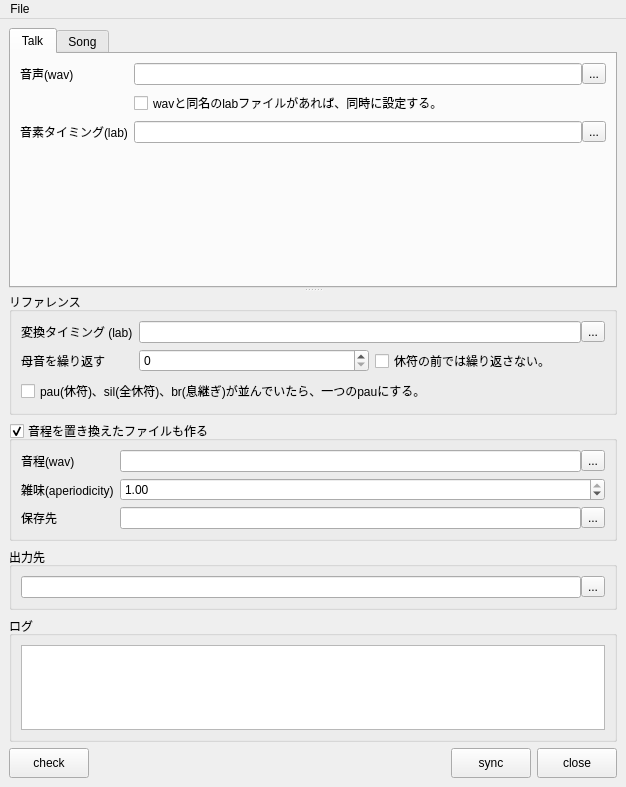
<?xml version="1.0" encoding="UTF-8"?>
<ui version="4.0">
 <class>MainWindow</class>
 <widget class="QMainWindow" name="MainWindow">
  <property name="geometry">
   <rect>
    <x>0</x>
    <y>0</y>
    <width>626</width>
    <height>787</height>
   </rect>
  </property>
  <property name="windowTitle">
   <string>MainWindow</string>
  </property>
  <widget class="QWidget" name="centralwidget">
   <layout class="QVBoxLayout" name="verticalLayout_7">
    <item>
     <widget class="QSplitter" name="splitter">
      <property name="orientation">
       <enum>Qt::Vertical</enum>
      </property>
      <widget class="QTabWidget" name="tabWidget">
       <property name="currentIndex">
        <number>0</number>
       </property>
       <widget class="QWidget" name="tab">
        <attribute name="title">
         <string>Talk</string>
        </attribute>
        <layout class="QFormLayout" name="formLayout">
         <item row="0" column="0">
          <widget class="QLabel" name="label">
           <property name="text">
            <string>音声(wav)</string>
           </property>
          </widget>
         </item>
         <item row="0" column="1">
          <layout class="QHBoxLayout" name="horizontalLayout_5">
           <property name="spacing">
            <number>0</number>
           </property>
           <item>
            <widget class="QLineEdit" name="srcLineEdit"/>
           </item>
           <item>
            <widget class="QToolButton" name="srcToolButton">
             <property name="text">
              <string>...</string>
             </property>
            </widget>
           </item>
          </layout>
         </item>
         <item row="2" column="0">
          <widget class="QLabel" name="label_3">
           <property name="text">
            <string>音素タイミング(lab)</string>
           </property>
          </widget>
         </item>
         <item row="2" column="1">
          <layout class="QHBoxLayout" name="horizontalLayout_4">
           <property name="spacing">
            <number>0</number>
           </property>
           <item>
            <widget class="QLineEdit" name="srcLabLineEdit"/>
           </item>
           <item>
            <widget class="QToolButton" name="srcLabToolButton">
             <property name="text">
              <string>...</string>
             </property>
            </widget>
           </item>
          </layout>
         </item>
         <item row="1" column="1">
          <widget class="QCheckBox" name="useAutoSetCheckBox">
           <property name="text">
            <string>wavと同名のlabファイルがあれば、同時に設定する。</string>
           </property>
          </widget>
         </item>
        </layout>
       </widget>
       <widget class="QWidget" name="tab_2">
        <attribute name="title">
         <string>Song</string>
        </attribute>
        <layout class="QHBoxLayout" name="horizontalLayout_7" stretch="1,2">
         <item>
          <widget class="QGroupBox" name="groupBox">
           <property name="title">
            <string>歌詞</string>
           </property>
           <layout class="QVBoxLayout" name="verticalLayout_3">
            <item>
             <widget class="QTextEdit" name="lyricsTextEdit"/>
            </item>
            <item>
             <layout class="QHBoxLayout" name="horizontalLayout_6">
              <item>
               <spacer name="horizontalSpacer_3">
                <property name="orientation">
                 <enum>Qt::Horizontal</enum>
                </property>
                <property name="sizeHint" stdset="0">
                 <size>
                  <width>40</width>
                  <height>20</height>
                 </size>
                </property>
               </spacer>
              </item>
              <item>
               <widget class="QPushButton" name="readButton">
                <property name="minimumSize">
                 <size>
                  <width>80</width>
                  <height>30</height>
                 </size>
                </property>
                <property name="text">
                 <string>read</string>
                </property>
               </widget>
              </item>
              <item>
               <widget class="QPushButton" name="copyButton">
                <property name="minimumSize">
                 <size>
                  <width>80</width>
                  <height>30</height>
                 </size>
                </property>
                <property name="text">
                 <string>copy</string>
                </property>
               </widget>
              </item>
             </layout>
            </item>
           </layout>
          </widget>
         </item>
         <item>
          <widget class="QGroupBox" name="groupBox_2">
           <property name="title">
            <string>ファイル</string>
           </property>
           <layout class="QVBoxLayout" name="verticalLayout_4">
            <item>
             <widget class="View" name="wavTableView"/>
            </item>
            <item>
             <layout class="QHBoxLayout" name="horizontalLayout_8">
              <item>
               <spacer name="horizontalSpacer_2">
                <property name="orientation">
                 <enum>Qt::Horizontal</enum>
                </property>
                <property name="sizeHint" stdset="0">
                 <size>
                  <width>40</width>
                  <height>20</height>
                 </size>
                </property>
               </spacer>
              </item>
              <item>
               <widget class="QPushButton" name="addButton">
                <property name="minimumSize">
                 <size>
                  <width>80</width>
                  <height>30</height>
                 </size>
                </property>
                <property name="text">
                 <string>add</string>
                </property>
               </widget>
              </item>
              <item>
               <widget class="QPushButton" name="clearButton">
                <property name="minimumSize">
                 <size>
                  <width>80</width>
                  <height>30</height>
                 </size>
                </property>
                <property name="text">
                 <string>clear</string>
                </property>
               </widget>
              </item>
             </layout>
            </item>
           </layout>
          </widget>
         </item>
        </layout>
       </widget>
      </widget>
      <widget class="QWidget" name="layoutWidget">
       <layout class="QVBoxLayout" name="verticalLayout_6">
        <item>
         <widget class="QGroupBox" name="groupBox_3">
          <property name="title">
           <string>リファレンス</string>
          </property>
          <layout class="QVBoxLayout" name="verticalLayout_2">
           <item>
            <layout class="QFormLayout" name="formLayout_2">
             <item row="0" column="0">
              <widget class="QLabel" name="label_2">
               <property name="text">
                <string>変換タイミング (lab)</string>
               </property>
              </widget>
             </item>
             <item row="0" column="1">
              <layout class="QHBoxLayout" name="horizontalLayout_2">
               <property name="spacing">
                <number>0</number>
               </property>
               <item>
                <widget class="QLineEdit" name="refLabLineEdit">
                 <property name="sizePolicy">
                  <sizepolicy hsizetype="Expanding" vsizetype="Fixed">
                   <horstretch>0</horstretch>
                   <verstretch>0</verstretch>
                  </sizepolicy>
                 </property>
                </widget>
               </item>
               <item>
                <widget class="QToolButton" name="refLabToolButton">
                 <property name="text">
                  <string>...</string>
                 </property>
                </widget>
               </item>
              </layout>
             </item>
             <item row="1" column="0">
              <widget class="QLabel" name="label_4">
               <property name="text">
                <string>母音を繰り返す</string>
               </property>
              </widget>
             </item>
             <item row="1" column="1">
              <layout class="QHBoxLayout" name="horizontalLayout_10">
               <item>
                <widget class="QSpinBox" name="repeatSpinBox">
                 <property name="minimumSize">
                  <size>
                   <width>80</width>
                   <height>0</height>
                  </size>
                 </property>
                </widget>
               </item>
               <item>
                <widget class="QCheckBox" name="excludeEndCheckBox">
                 <property name="text">
                  <string>休符の前では繰り返さない。</string>
                 </property>
                </widget>
               </item>
              </layout>
             </item>
            </layout>
           </item>
           <item>
            <widget class="QCheckBox" name="usePauCompCheckBox">
             <property name="text">
              <string>pau(休符)、sil(全休符)、br(息継ぎ)が並んでいたら、一つのpauにする。</string>
             </property>
            </widget>
           </item>
          </layout>
         </widget>
        </item>
        <item>
         <widget class="QGroupBox" name="useReplaceGroupBox">
          <property name="title">
           <string notr="true">音程を置き換えたファイルも作る</string>
          </property>
          <property name="checkable">
           <bool>true</bool>
          </property>
          <layout class="QFormLayout" name="formLayout_3">
           <item row="0" column="0">
            <widget class="QLabel" name="label_5">
             <property name="text">
              <string>音程(wav)</string>
             </property>
            </widget>
           </item>
           <item row="0" column="1">
            <layout class="QHBoxLayout" name="horizontalLayout_11">
             <property name="spacing">
              <number>0</number>
             </property>
             <item>
              <widget class="QLineEdit" name="pitchWavLineEdit"/>
             </item>
             <item>
              <widget class="QToolButton" name="pitchWavToolButton">
               <property name="text">
                <string>...</string>
               </property>
              </widget>
             </item>
            </layout>
           </item>
           <item row="1" column="0">
            <widget class="QLabel" name="label_6">
             <property name="text">
              <string>雑味(aperiodicity)</string>
             </property>
            </widget>
           </item>
           <item row="1" column="1">
            <widget class="QDoubleSpinBox" name="apValueSpinBox">
             <property name="maximum">
              <double>1.000000000000000</double>
             </property>
             <property name="value">
              <double>1.000000000000000</double>
             </property>
            </widget>
           </item>
           <item row="2" column="1">
            <layout class="QHBoxLayout" name="horizontalLayout_13">
             <property name="spacing">
              <number>0</number>
             </property>
             <item>
              <widget class="QLineEdit" name="replacedWavLineEdit"/>
             </item>
             <item>
              <widget class="QToolButton" name="replacedWavToolButton">
               <property name="text">
                <string>...</string>
               </property>
              </widget>
             </item>
            </layout>
           </item>
           <item row="2" column="0">
            <widget class="QLabel" name="replaceWavLabel">
             <property name="text">
              <string>保存先</string>
             </property>
            </widget>
           </item>
          </layout>
         </widget>
        </item>
        <item>
         <widget class="QGroupBox" name="groupBox_4">
          <property name="title">
           <string notr="true">出力先</string>
          </property>
          <layout class="QVBoxLayout" name="verticalLayout_5">
           <item>
            <layout class="QHBoxLayout" name="horizontalLayout">
             <property name="spacing">
              <number>0</number>
             </property>
             <item>
              <widget class="QLineEdit" name="dstLineEdit"/>
             </item>
             <item>
              <widget class="QToolButton" name="dstToolButton">
               <property name="text">
                <string>...</string>
               </property>
              </widget>
             </item>
            </layout>
           </item>
          </layout>
         </widget>
        </item>
        <item>
         <widget class="QGroupBox" name="logGroupBox">
          <property name="sizePolicy">
           <sizepolicy hsizetype="Preferred" vsizetype="Expanding">
            <horstretch>0</horstretch>
            <verstretch>1</verstretch>
           </sizepolicy>
          </property>
          <property name="title">
           <string>ログ</string>
          </property>
          <layout class="QVBoxLayout" name="verticalLayout">
           <item>
            <widget class="LogTextEdit" name="logTextEdit">
             <property name="sizePolicy">
              <sizepolicy hsizetype="Expanding" vsizetype="Expanding">
               <horstretch>0</horstretch>
               <verstretch>0</verstretch>
              </sizepolicy>
             </property>
             <property name="lineWrapMode">
              <enum>QTextEdit::NoWrap</enum>
             </property>
             <property name="readOnly">
              <bool>true</bool>
             </property>
            </widget>
           </item>
          </layout>
         </widget>
        </item>
        <item>
         <layout class="QHBoxLayout" name="horizontalLayout_3">
          <item>
           <widget class="QPushButton" name="checkButton">
            <property name="minimumSize">
             <size>
              <width>80</width>
              <height>30</height>
             </size>
            </property>
            <property name="text">
             <string>check</string>
            </property>
           </widget>
          </item>
          <item>
           <spacer name="horizontalSpacer">
            <property name="orientation">
             <enum>Qt::Horizontal</enum>
            </property>
            <property name="sizeHint" stdset="0">
             <size>
              <width>40</width>
              <height>20</height>
             </size>
            </property>
           </spacer>
          </item>
          <item>
           <widget class="QPushButton" name="syncButton">
            <property name="minimumSize">
             <size>
              <width>80</width>
              <height>30</height>
             </size>
            </property>
            <property name="text">
             <string>sync</string>
            </property>
           </widget>
          </item>
          <item>
           <widget class="QPushButton" name="closeButton">
            <property name="minimumSize">
             <size>
              <width>80</width>
              <height>30</height>
             </size>
            </property>
            <property name="text">
             <string>close</string>
            </property>
           </widget>
          </item>
         </layout>
        </item>
       </layout>
      </widget>
     </widget>
    </item>
   </layout>
  </widget>
  <widget class="QMenuBar" name="menubar">
   <property name="geometry">
    <rect>
     <x>0</x>
     <y>0</y>
     <width>626</width>
     <height>22</height>
    </rect>
   </property>
   <widget class="QMenu" name="menuFile">
    <property name="title">
     <string>File</string>
    </property>
    <addaction name="actionNew"/>
    <addaction name="actionOpen"/>
    <addaction name="actionSave"/>
    <addaction name="separator"/>
    <addaction name="actionExit"/>
   </widget>
   <addaction name="menuFile"/>
  </widget>
  <action name="actionOpen">
   <property name="text">
    <string>Open</string>
   </property>
   <property name="shortcut">
    <string>Ctrl+O</string>
   </property>
  </action>
  <action name="actionSave">
   <property name="text">
    <string>Save</string>
   </property>
   <property name="shortcut">
    <string>Ctrl+S</string>
   </property>
  </action>
  <action name="actionExit">
   <property name="text">
    <string>Exit</string>
   </property>
   <property name="shortcut">
    <string>Ctrl+Q</string>
   </property>
  </action>
  <action name="actionNew">
   <property name="text">
    <string>New</string>
   </property>
   <property name="shortcut">
    <string>Ctrl+N</string>
   </property>
  </action>
 </widget>
 <customwidgets>
  <customwidget>
   <class>LogTextEdit</class>
   <extends>QTextEdit</extends>
   <header>rs.gui.log</header>
  </customwidget>
  <customwidget>
   <class>View</class>
   <extends>QTableView</extends>
   <header>rs.tool.voice_sync.wav_table</header>
  </customwidget>
 </customwidgets>
 <resources/>
 <connections/>
</ui>
